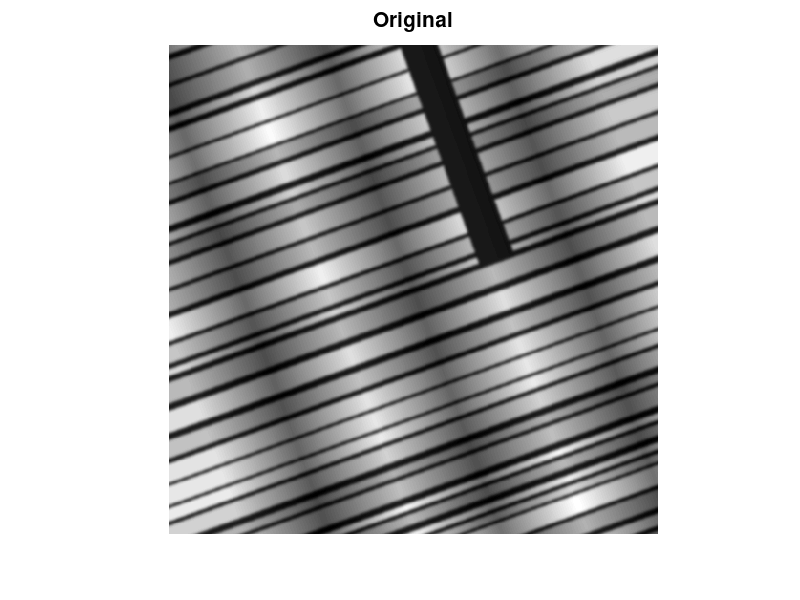
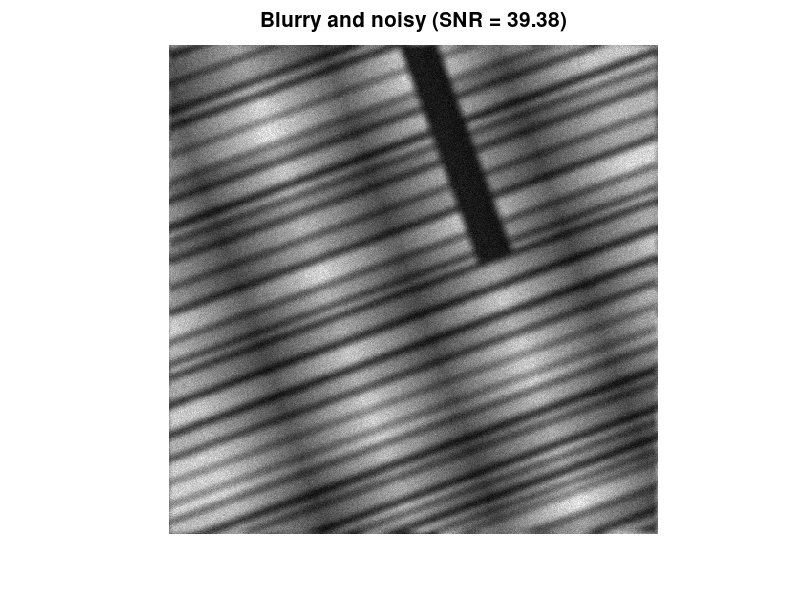

Here is the MATLAB script that generated these plots, in order: (Note: this script raises an error after producing the figures.)
%==========================================================================
%       EXAMPLE OF USE OF RESPOND FOR DIRECTIONAL IMAGE RESTORATION
%==========================================================================
%
% Authors:
%   Daniela di Serafino (daniela.diserafino [at] unina.it)
%   Germana Landi       (germana.landi [at] unibo.it )
%   Marco Viola         (marco.viola [at] unicampania.it)
%
% Version: 1.1
% Last Update: 18 July 2021
%
%==========================================================================
% 
% This script illustrates the use of the ResPoND package for the
% restoration of Poisson-noise corrupted directional images.
%
% The script loads a phantom image and creates a test problem with either 
% Gaussian or Out-Of-Focus blur, adds Poisson noise, estimates the image
% main direction by calling the 'dir_est_hough' function, and then calls
% the 'respond' function for solving the image restoration problem. Various
% error metrics are computed to assess the quality of the restoration.
% 
% The fibre phantom image used in this demo has been obtained with the
% fibre_phantom_pa.m function available from
%                'http://www2.compute.dtu.dk/~pcha/HDtomo/'
% as 'u_true = fibre_phantom_pa(512,20)'.
%
%==========================================================================

clear all
close all

%% Choose the blur type
blur_ind = 1; % 1 - Out-Of-Focus blur with radius r = 5
              % 2 - Gaussian blur with standard deviation sigma = 2

fprintf(1,'\nStarting DTGVdemo\n\n');

%% Create the test problem.
% Load phantom
load fibre_phantom
u_true = u_true/max(u_true(:));  

% Show original image
figure; imagesc(u_true); colormap gray; axis equal; axis off; title('Original','FontSize',15);

% Build blurring operator
[m,n] = size(u_true);
switch blur_ind
    case 1
        % Out-Of-Focus blur - radius 5
        h = fspecial('disk', 5);
        psf = zeros(m,n); center = [ceil(m/2), ceil(n/2)];
        psf(center(1)-5:center(1)+5,center(2)-5:center(2)+5)=h;
        psf = psf/sum(psf(:));
    case 2
        % Gaussian blur - std 2 
        psf = fspecial('gaussian',[m,n],2);
end
S =  fft2(fftshift(psf));

% Blur image and add background
b = real(ifft2(S.*fft2(u_true)));
bg = 1e-10; 
b = b+bg;

% Add Poisson noise
rng('default')
mag   = 7.5e7; % noise level
scale = mag/sum(sum(b))*1e-12;
b     = imnoise(b*scale,'poisson')/scale;
snr   = 10*log10(mag/sqrt(mag));

% Show blurry and noisy image
figure; imagesc(b); colormap gray; axis equal; axis off; 
titlestring = sprintf('Blurry and noisy (SNR = %.2f)',snr);
title(titlestring,'FontSize',15);

% Estimate the main direction of the corrupted image
theta = dir_est_hough(b);
% Plot direction estimate
figure; imagesc(b); colormap gray; axis equal; axis off; 
plot_line_rad(theta,min(size(b)),'y','-.')
title('Estimated main direction','FontSize',15);

% Regularization parameter
switch blur_ind
    case 1
        lambda = 17;
    case 2
        lambda = 8.5; 
end

% DTGV parameters
a = 0.25;
alpha0 = 0.5;
alpha1 = (1-alpha0);

%% Set ADMM parameters
% Starting point
u0 = b;
% Stopping conditions
maxit = 200; 
tol = 1e-4;
% Penalty parameter
rho = 10;


%% Call 'respond' to solve the restoration problem
[u,it,output] = respond(S,b,bg,lambda,alpha0,alpha1,theta,a,u0,rho,tol,maxit,u_true);

%% Results
% Show restored image
figure; imagesc(u); colormap(gray); axis equal; axis off; title('Restored','FontSize',15);

% Plot RMSE history
figure; plot(output.rmse_vec,'LineWidth',2); title('RMSE history','FontSize',15);
xlabel('iter','FontSize',15);
ylabel('RMSE','FontSize',15);

% Compute ISNR
ISNR = 10*log10((norm(u_true-b,'fro').^2)/(norm(u_true-u,'fro').^2));

% Compute MSSIM
K = [0.01 0.03];
window = fspecial('gaussian', 11, 1.5);
MSSIM = ssim_index(u_true, u, K, window, max(max(u_true)));

% Display metrics
fprintf('RMSE        ISNR        MSSIM       It   Time\n');
fprintf('%6.4e  %6.4e  %6.4e  %d  %4.2f \n',...
    output.rmse_vec(end),ISNR,MSSIM,it,output.total_time);
